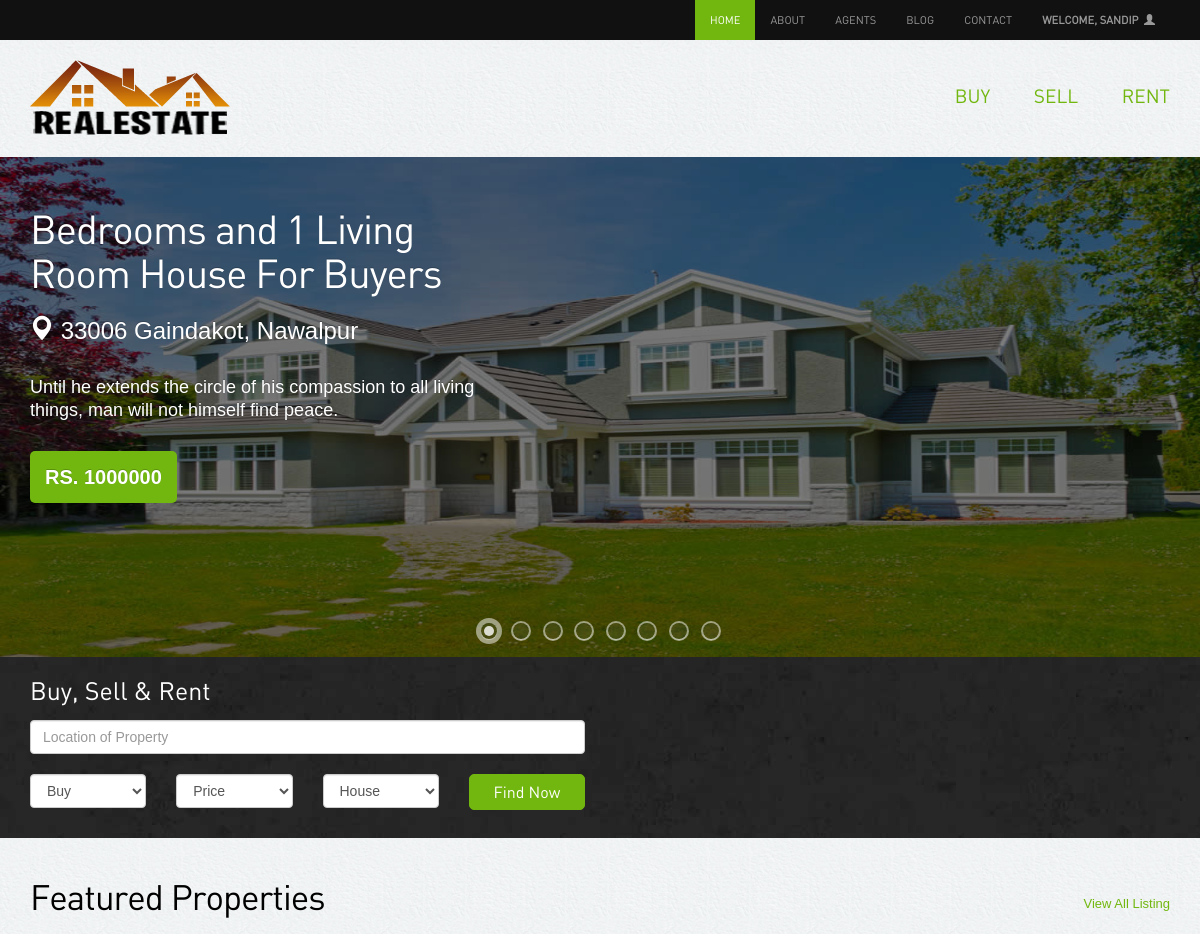
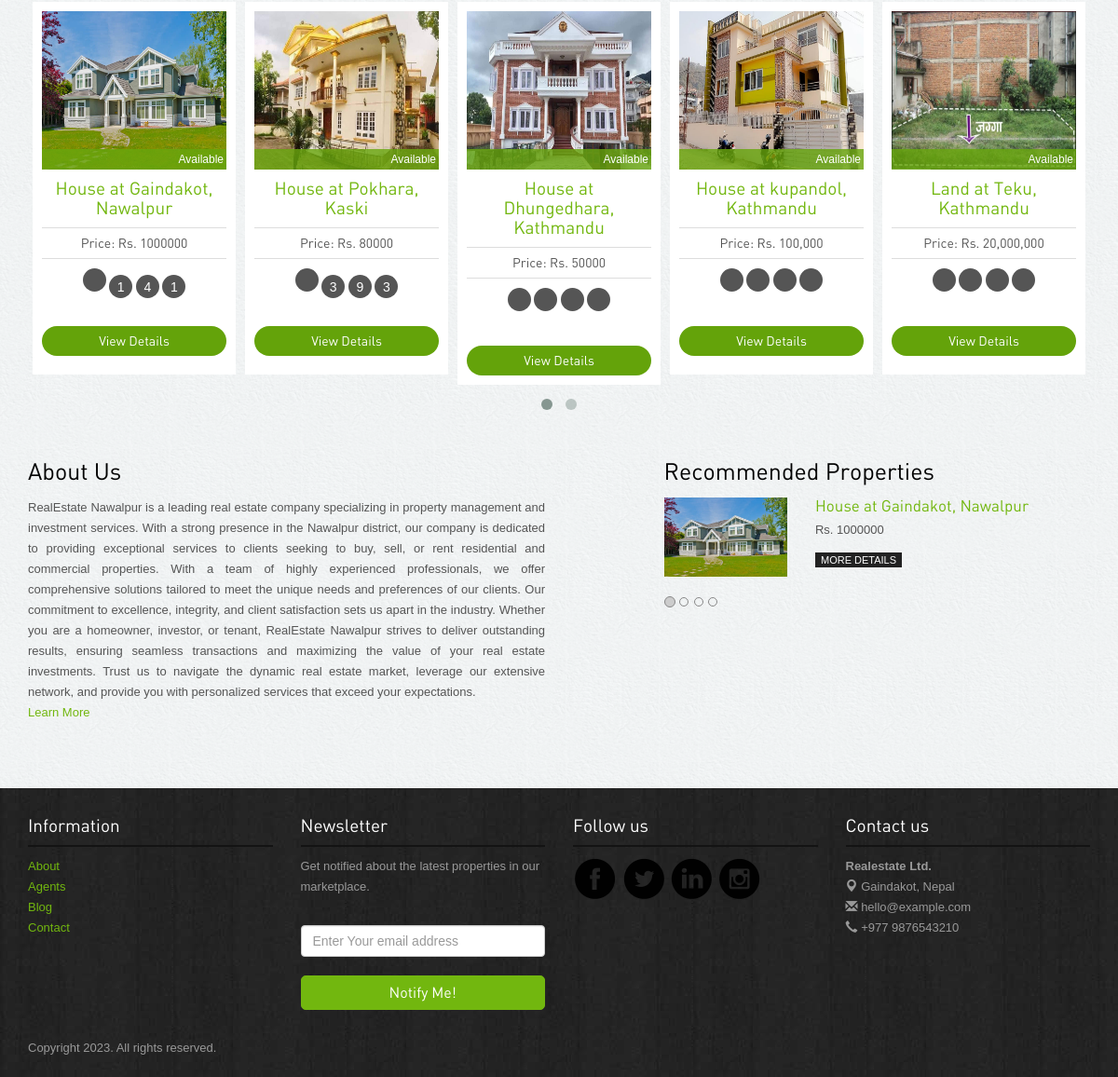
/home/ (signed in), run on the app's committed database (2 pictures, top to bottom).
### app/models.py (models this page shows)
class Property(models.Model):
    STATUS_CHOICES = [
        ("Select", "Select"),
        ("Available", "Available"),
        ("Rented", "Rented"),
        ("Sold", "Sold"),
    ]
    TYPE_CHOICES = [
        ("House", "House"),
        ("Land", "Land"),
        ("Apartment", "Apartment"),
        ("Commercial", "Commercial"),
    ]
    FOR_CHOICES = [
        ("Buyer", "Buyer"),
        ("Renter", "Renter"),
    ]
    property_type = models.CharField(
        max_length=100, choices=TYPE_CHOICES, default="select"
    )
    property_for = models.CharField(
        max_length=20, choices=FOR_CHOICES, default="select"
    )
    flat_number = models.CharField(max_length=5, blank=True)
    bedrooms = models.CharField(max_length=5, blank=True)
    bathrooms = models.CharField(max_length=5, blank=True)
    living_rooms = models.CharField(max_length=5, blank=True)
    kitchens = models.CharField(max_length=5, blank=True)
    total_rooms = models.CharField(max_length=5, blank=True)
    parking = models.CharField(max_length=15, blank=True)
    built_year = models.CharField(max_length=5, blank=True)
    built_area = models.CharField(max_length=20, blank=True)
    road_size = models.CharField(max_length=20, blank=True)
    land_area = models.CharField(max_length=20, blank=True)
    type = models.CharField(max_length=20, blank=True)
    facing_direction = models.CharField(max_length=20, blank=True)
    price = models.CharField(max_length=20, blank=True)
    price_per_unit = models.CharField(max_length=15, blank=True)
    description = models.TextField(blank=True)
    province = models.CharField(max_length=15, blank=True)
    city = models.CharField(max_length=50)
    district = models.CharField(max_length=50, blank=True)
    zip_code = models.CharField(max_length=20)
    municipality = models.CharField(max_length=20, blank=True)
    ward_no = models.CharField(max_length=5, blank=True)
    tole = models.CharField(max_length=30, blank=True)
    status = models.CharField(max_length=20, choices=STATUS_CHOICES, default="")
    featured = models.BooleanField(default=False)
    image = models.ImageField(
        upload_to=image_validations,
        blank=False,
    )
    image_side = models.ImageField(
        upload_to=image_validations,
        blank=True,
    )
    image_extra = models.ImageField(
        upload_to=image_validations,
        blank=True,
    )
    image_extra2 = models.ImageField(
        upload_to=image_validations,
        blank=True,
    )
    def __str__(self):
        return f"{self.property_type} at {self.city}, {self.district}"

### account/views.py (the view)
# urls.py: path("home/", views.Homepage, name="home"),
@login_required(login_url=login)
def Homepage(request):
    featured = Property.objects.filter(featured=True)
    context = {"featured": featured, "user": request.user}
    return render(request, "home.html", context)

### templates/home.html (shortened to what this page needs)
{% extends 'index.html' %}
{% load static %}
{% block BeforeLogin %}
{% if user.is_authenticated %}
<li class="active"><a href="{% url 'home' %}">Home</a></li>
{% else %}
<li class="active"><a href="{% url 'index' %}">Home</a></li>
{% endif %}
{% endblock %}
{% block loginstatus %}
{% if user.is_authenticated %}
<li class="nav-item dropdown">
  <a class="nav-link dropdown-toggle" href="#" id="navbarDropdown" role="button" data-toggle="dropdown"
    aria-haspopup="true" aria-expanded="false"><strong>Welcome, {{ user.username }} </strong> &nbsp;<span
      class="glyphicon glyphicon-user"></span>
  </a>
</li>
{% else %}
<li><a href="{% url 'login' %}"><span class="glyphicon glyphicon-user"></span></a></li>
{% endif %}
{% endblock %}

### templates/index.html (shortened to what this page needs)
<!DOCTYPE html>
<html lang="en">
{% load static %}
<head>
  <link rel="stylesheet" href="{% static 'assets/bootstrap/css/bootstrap.css' %}" />
  <link rel="stylesheet" href="{% static 'assets/style.css' %}" />
  <link rel="stylesheet" href="{% static 'assets/owl-carousel/owl.carousel.css' %}">
  <link rel="stylesheet" href="{% static 'assets/owl-carousel/owl.theme.css' %}">
  <link rel="stylesheet" type="text/css" href="{% static 'assets/slitslider/css/style.css' %}" />
  <link rel="stylesheet" type="text/css" href="{% static 'assets/slitslider/css/custom.css' %}" />
</head>
<body>
  {% block header %}
  <div class="navbar-wrapper">
    <div class="navbar-inverse" role="navigation">
      <div class="container">
        <div id="navbar" class="navbar-collapse  collapse">
          <ul class="nav navbar-nav navbar-right">
            {% block BeforeLogin %}{% endblock %}
            <li class=""><a href="{% url 'about' %}">About</a></li>
            <li><a href="{% url 'agents' %}">Agents</a></li>
            <li><a href="{% url 'blog' %}">Blog</a></li>
            <li><a href="{% url 'contact' %}">Contact</a></li>
            {% block loginstatus %}{% endblock %}
          </ul>
        </div>
      </div>
    </div>
  </div>
  {% endblock %}
  {% block subheader %}
  <div class="container">
    <div class="header">
      <a href="{% url 'home' %}"><img src="{% static 'images/logo.png' %}" alt="Realestate"></a>
      <ul class="pull-right">
        <li><a href="{% url 'buy' %}">Buy</a></li>
        <li><a href="{% url 'sell' %}">Sell</a></li>
        <li><a href="{% url 'rent' %}">Rent</a></li>
      </ul>
    </div>
  </div>
  {% endblock %}
  {% block content %}
  <div id="slider" class="sl-slider-wrapper">
    <div class="sl-slider">
      {% if featured %}
      {% for property in featured %}
      {% if property.property_type != 'Land' %}
      <div class="sl-slide" data-orientation="horizontal" data-slice1-rotation="10" data-slice2-rotation="-5"
        data-slice1-scale="1.5" data-slice2-scale="1.5">
        <div class="sl-slide-inner">
          <div><img class="bg-img" src="{{ property.image.url }}"></div>
          <h2>
            {% if property.property_for == 'Buyer' %}
            <a href="{% url 'property-details' 'buy' property.pk %}">
              {{ property.beedrooms }} Bedrooms and {{ property.living_rooms }} Living Room
              {{ property.property_type }}
              For {{ property.property_for }}s
            </a>
            {% else %}
            <a href="{% url 'property-details' 'rent' property.pk %}">
              {{ property.beedrooms }} Bedrooms and {{ property.living_rooms }} Living Room
              {{ property.property_type }}
              For {{ property.property_for }}s
            </a>
            {% endif %}
          </h2>
          <blockquote>
            <p class="location"><span class="glyphicon glyphicon-map-marker"></span>
              {{ property.zip_code }} {{ property.city }}, {{ property.district }}</p>
            <p>Until he extends the circle of his compassion to all living things, man will not himself find peace.
            </p>
            <cite>
              {% if property.property_for == 'Buyer' %}
              <a href="{% url 'property-details' 'buy' property.pk %}" style="text-decoration: none; color: white;">
                Rs. {{ property.price }}</a>
              {% else %}
              <a href="{% url 'property-details' 'rent' property.pk %}" style="text-decoration: none; color: white;">
                Rs. {{ property.price }}</a>
              {% endif %}
            </cite>
          </blockquote>
        </div>
      </div>
      {% endif %}
      {% endfor %}
      {% endif %}
    </div>
    <nav id="nav-dots" class="nav-dots">
      <span class="nav-dot-current"></span>
      <span></span>
      <span></span>
      <span></span>
      <span></span>
      <span></span>
      <span></span>
      <span></span>
    </nav>
  </div>
  <div class="banner-search">
    <div class="container">
      <h3>Buy, Sell & Rent</h3>
      <div class="searchbar">
        <div class="row">
          <div class="col-lg-6 col-sm-6">
            <form action="{% url 'search-result' %}" method="get">
              <input type="text" name="location" class="form-control" placeholder="Location of Property">
              <div class="row">
                <div class="col-lg-3 col-sm-3 ">
                  <select class="form-control" name="property_for">
                    <option>Buy</option>
                  </select>
                </div>
                <div class="col-lg-3 col-sm-4">
                  <select class="form-control" name="price_range">
                    <option>Price</option>
                  </select>
                </div>
                <div class="col-lg-3 col-sm-4">
                  <select class="form-control" name="property_type">
                    <option>House</option>
                  </select>
                </div>
                <div class="col-lg-3 col-sm-4">
                  <button type="submit" class="btn btn-success">Find
                    Now</button>
                </div>
              </div>
            </form>
          </div>
        </div>
      </div>
    </div>
  </div>
  <div class="container">
    <div class="properties-listing spacer"> <a href="{% url 'buy' %}" class="pull-right viewall">View All
        Listing</a>
      <h2>Featured Properties</h2>
      <div id="owl-example" class="owl-carousel">
        {% if featured %}
        {% for property in featured %}
        <div class="properties">
          <div class="image-holder" class="img-responsive"><img src="{{ property.image.url }}" class="img-responsive"
              alt="properties" style="height:170px; width: 100%;">
            <div class="status sold">{{ property.status }}</div>
          </div>
          {% if property.property_for == 'Buyer' %}
          <h4><a href="{% url 'property-details' 'buy' property.pk %}">{{ property }}</a></h4>
          {% else %}
          <h4><a href="{% url 'property-details' 'rent' property.pk %}">{{ property }}</a></h4>
          {% endif %}
          <p class="price">Price: Rs. {{ property.price }}</p>
          <div class="listing-detail"><span data-toggle="tooltip" data-placement="bottom"
              data-original-title="Bed Room">
            </span> <span data-toggle="tooltip" data-placement="bottom" data-original-title="Living Room">
              {{ property.living_rooms }}
            </span> <span data-toggle="tooltip" data-placement="bottom" data-original-title="Parking">
              {{ property.bedrooms }}</span> <span data-toggle="tooltip" data-placement="bottom"
              data-original-title="Kitchen">
              {{ property.kitchens }}</span>
          </div>
          {% if property.property_for == 'Buyer' %}
          <a class="btn btn-primary" href="{% url 'property-details' 'buy' property.pk %}">View Details</a>
          {% else %}
          <a class="btn btn-primary" href="{% url 'property-details' 'rent' property.pk %}">View Details</a>
          {% endif %}
        </div>
        {% endfor %}
        {% endif %}
      </div>
    </div>
    <div class="spacer">
      <div class="row">
        <div class="col-lg-6 col-sm-9 recent-view">
          <h3>About Us</h3>
          <p style="text-align: justify;">RealEstate Nawalpur is a leading real estate company specializing in
            property
            management and investment
            services. With a strong presence in the Nawalpur district, our company is dedicated to providing exceptional
            services to clients seeking to buy, sell, or rent residential and commercial properties. With a team of
            highly experienced professionals, we offer comprehensive solutions tailored to meet the unique needs and
            preferences of our clients. Our commitment to excellence, integrity, and client satisfaction sets us apart
            in the industry. Whether you are a homeowner, investor, or tenant, RealEstate Nawalpur strives to deliver
            outstanding results, ensuring seamless transactions and maximizing the value of your real estate
            investments. Trust us to navigate the dynamic real estate market, leverage our extensive network, and
            provide you with personalized services that exceed your expectations.<br><a href="{% url 'about' %}">Learn
              More</a></p>
        </div>
        <div class="col-lg-5 col-lg-offset-1 col-sm-3 recommended">
          <h3>Recommended Properties</h3>
          <div id="myCarousel" class="carousel slide">
            <ol class="carousel-indicators">
              <li data-target="#myCarousel" data-slide-to="0" class="active"></li>
              <li data-target="#myCarousel" data-slide-to="1" class=""></li>
              <li data-target="#myCarousel" data-slide-to="2" class=""></li>
              <li data-target="#myCarousel" data-slide-to="3" class=""></li>
            </ol>
            <div class="carousel-inner">
              {% if featured %}
              <div class="item active">
                <div class="row">
                  <div class="col-lg-4"><img src="{{ featured.0.image.url }}" class="img-responsive" alt="properties" />
                  </div>
                  <div class="col-lg-8">
                    <h5><a href="#">{{ featured.0 }}</a></h5>
                    <p class="price">Rs. {{ featured.0.price }}</p>
                    {% if featured.0.property_for == 'Buyer' %}
                    <a class="more" href="{% url 'property-details' 'buy' featured.0.pk %}">More Details</a>
                    {% endif %}
                  </div>
                </div>
              </div>
              {% endif %}
            </div>
          </div>
        </div>
      </div>
    </div>
  </div>
  {% endblock %}
  {% block footer %}
  <div class="footer">
    <div class="container">
      <div class="row">
        <div class="col-lg-3 col-sm-3">
          <h4>Information</h4>
          <ul class="row">
            <li class="col-lg-12 col-sm-12 col-xs-3"><a href="{% url 'about' %}">About</a></li>
            <li class="col-lg-12 col-sm-12 col-xs-3"><a href="{% url 'agents' %}">Agents</a></li>
            <li class="col-lg-12 col-sm-12 col-xs-3"><a href="{% url 'blog' %}">Blog</a></li>
            <li class="col-lg-12 col-sm-12 col-xs-3"><a href="{% url 'contact' %}">Contact</a></li>
          </ul>
        </div>
        <div class="col-lg-3 col-sm-3">
          <h4>Newsletter</h4>
          <p>Get notified about the latest properties in our marketplace.</p>
          <form class="form-inline" role="form">
            <input type="text" placeholder="Enter Your email address" class="form-control">
            <button class="btn btn-success" type="button">Notify Me!</button>
          </form>
        </div>
        <div class="col-lg-3 col-sm-3">
          <h4>Follow us</h4>
          <a href="https://www.facebook.com/sandeepsharmag35" target="_blank"><img
              src="{% static 'images/facebook.png' %}" alt="facebook"></a>
          <a href="https://twitter.com/slayrant/" target="_blank"><img src="{% static 'images/twitter.png' %}"
              alt="twitter"></a>
          <a href="#"><img src="{% static 'images/linkedin.png' %}" target="_blank" alt="linkedin"></a>
          <a href="https://instagram.com/sandip.slayrant/" target="_blank"><img
              src="{% static 'images/instagram.png' %}" alt="instagram"></a>
        </div>
        <div class="col-lg-3 col-sm-3">
          <h4>Contact us</h4>
          <p><b>Realestate Ltd.</b><br>
            <span class="glyphicon glyphicon-map-marker"></span> Gaindakot, Nepal <br>
            <span class="glyphicon glyphicon-envelope"></span> hello@example.com<br>
            <span class="glyphicon glyphicon-earphone"></span> +977 9876543210
          </p>
        </div>
      </div>
      <p class="copyright">Copyright 2023. All rights reserved. </p>
    </div>
  </div>
  {% endblock %}
</body>
</html>

### data on the page
Property: image (picture), living_rooms "1", property_type "House", property_for "Buyer", zip_code "33006", city "Gaindakot", district "Nawalpur", price "1000000", status "Available", property_type+city+district "House at Gaindakot, Nawalpur", bedrooms "4", kitchens "1", shows "View Details"
Property: image (picture), status "Available", property_type+city+district "House at Pokhara, Kaski", price "80000", living_rooms "3", bedrooms "9", kitchens "3", property_for "View Details"
Property: image (picture), status "Available", property_type+city+district "House at Dhungedhara, Kathmandu", price "50000", property_for "View Details"
Property: image (picture), status "Available", property_type+city+district "House at kupandol, Kathmandu", price "100,000", property_for "View Details"
Property: image (picture), status "Available", property_type+city+district "Land at Teku, Kathmandu", price "20,000,000", property_for "View Details"

### other printed values
{{ user.username }} "SANDIP"
